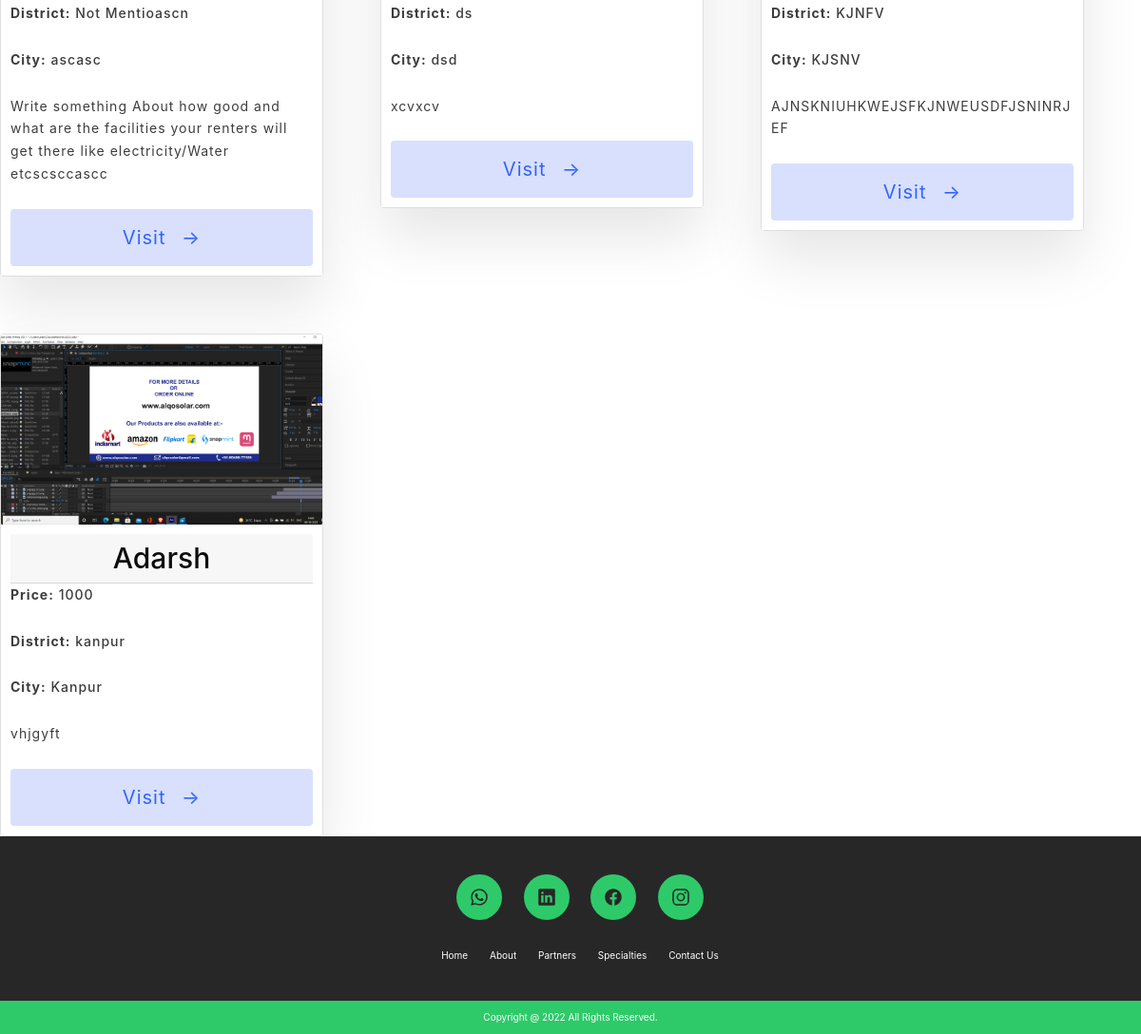
Before: / (lower part) with the older database file.
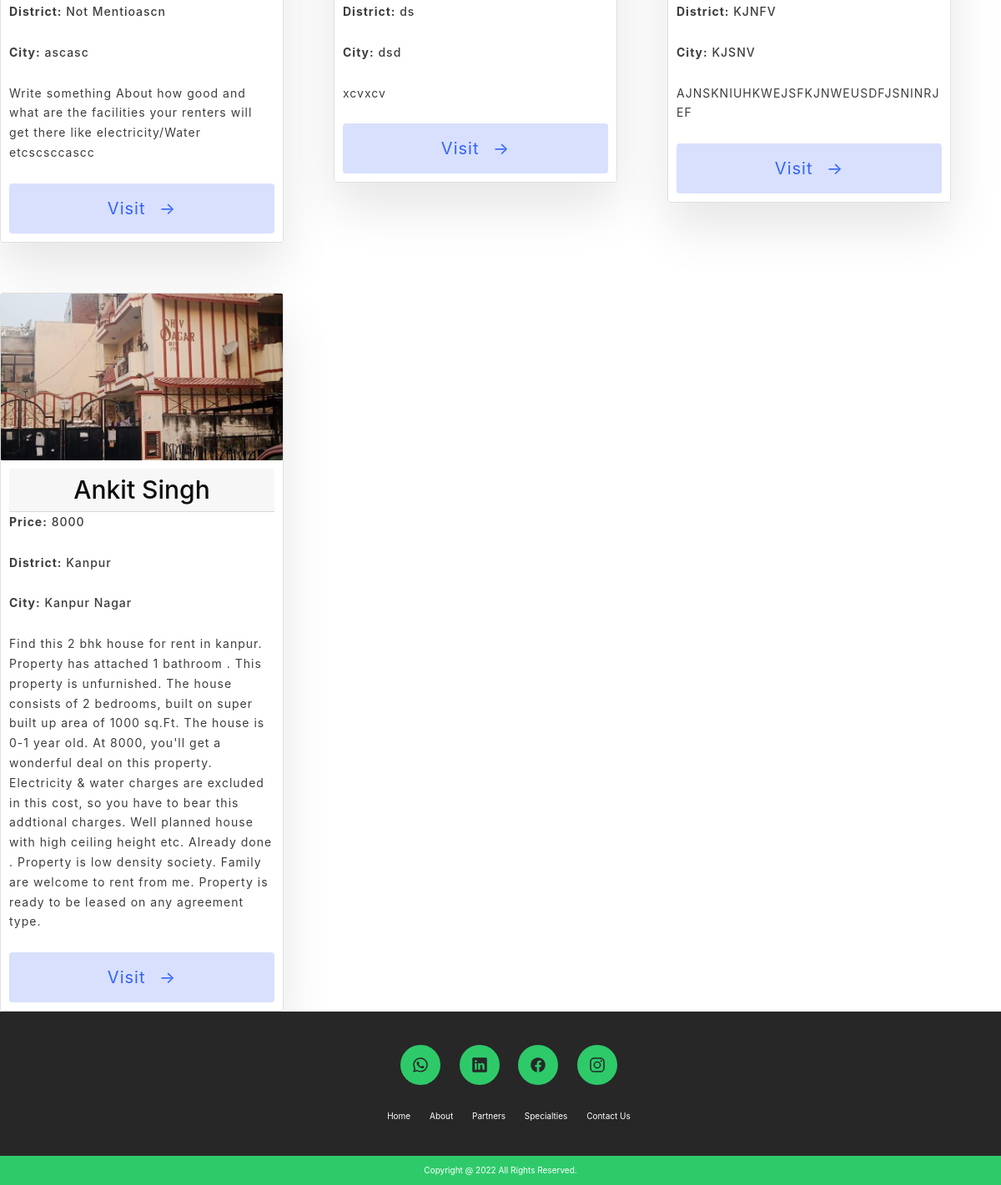
After: the same page with the newer database file.
### Rent/models.py (models this page shows)
class saveAd(models.Model):
    Owner_Name = models.CharField(max_length=100,null=True)
    Owner_pic = models.ImageField(upload_to='Housepic', null=True, blank=True)
    House_address  =models.TextField(null=False)
    Building_img1 = models.ImageField(upload_to='Housepic', null=True, blank=True)
    Room_img1 = models.ImageField(upload_to='Housepic', null=True, blank=True)
    Room_img2 = models.ImageField(upload_to='Housepic', null=True, blank=True)
    Room_img3 = models.ImageField(upload_to='Housepic', null=True, blank=True)
    House_type = models.CharField(max_length=100,null = False,default="2BHK/3BHK/SINGLE")
    AllowedFor = models.CharField(max_length=100, null=False, default="All")
    House_description = models.TextField(null = False,default="Write something About how good and what are the facilities your renters will get there like electricity/Water etc")
    city = models.CharField(max_length=100,null=False)
    state = models.CharField(max_length=100,null=False)
    district = models.CharField(max_length=100,null=False,default="Not Mention")
    pin_no = models.IntegerField(null=True)
    phone_no = models.CharField(max_length=100,default="")
    Alt_phone_no = models.CharField(max_length=100,default="")
    Price = models.IntegerField(null = True, default='1000')
    date_added = models.DateTimeField(auto_now_add=True)

### Rent/views.py (the view)
# urls.py: path('', views.index,name="RentHome"),
def index(request):
    AdData=saveAd.objects.all()
    return render(request,'Rent/html/index.html',{'AdData':AdData})

### templates/Rent/html/index.html (shortened to what this page needs)
{% extends 'base.html' %}
{% load static %}
{% block body %}
<link rel="stylesheet" type="text/css" href="/static/css/index.css">
<link rel="stylesheet" href="https://maxcdn.bootstrapcdn.com/bootstrap/4.0.0/css/bootstrap.min.css">
<section>
  <div class="grid">
    {% for n in AdData %}
    <div class="grid-item">
      <div class="card">
        <a href="houseDetails/{{n.id}}" class="image">
        <img class="card-img" src="/media/{{n.Building_img1}}"  alt="Ad" />
        </a>
        <div class="card-content">
          <h1 class="card-header">{{n.Owner_Name}}</h1>
          <h4 class="card-text"> <strong>Price:</strong> {{n.Price}}</h4>
          <h4 class="card-text"> <strong>District:</strong> {{n.district}}</h4>
          <h4 class="card-text"> <strong>City:</strong> {{n.city}}</h4>
          <p class="card-text">
            {{n.House_description}}
          </p>
          <a href="houseDetails/{{n.id}}">
            <button href="houseDetails/{{n.id}}" class="card-btn">Visit <span>&rarr;</span></button>
       </a>
        </div>
      </div>
    </div>
    {% endfor %}
  </div>
</section>
{% endblock body %}

### templates/base.html (shortened to what this page needs)
{% load static%}
<!DOCTYPE html>
<html lang="en">
  <head>
    <link rel="stylesheet" type="text/css" href="/static/css/base.css">
    <link
      href="https://cdn.jsdelivr.net/npm/bootstrap@5.2.0/dist/css/bootstrap.min.css"
      rel="stylesheet"
    />
  </head>
  <body>
    {% block body %} {% endblock body %}
  </body>
<body>
  <footer>
      <ul class="icons">
          <li><a href="#"><ion-icon name="logo-whatsapp"></ion-icon></a></li>
          <li><a href="#"><ion-icon name="logo-linkedin"></ion-icon></a></li>
          <li><a href="#"><ion-icon name="logo-facebook"></ion-icon></a></li>
          <li><a href="#"><ion-icon name="logo-instagram"></ion-icon></a></li>
      </ul>
      <ul class="menu">
              <li><a href="/">Home</a></li>
              <li><a href="#">About</a></li>
              <li><a href="#">Partners</a></li>
              <li><a href="#">Specialties</a></li>
              <li><a href="#">Contact Us</a></li>
      </ul>
          <div class="footer-copyright">
              <p>Copyright @ 2022 All Rights Reserved.</p>
          </div>
  </footer>
  </html>

### static/css/base.css (style rules this page uses)
* { margin: 0; padding: 0; box-sizing: inherit; }
html { height: 100%; }
body { font-family: 'Open Sans', sans-serif; display: flex; flex-direction: column; min-height: 100%; }
a { text-decoration: none; }
footer { background-color: #272727; text-align: center; text-transform: uppercase; padding-top: 30px; margin-top: auto; }
footer li { list-style: none; margin: 10px; display: inline-block; }
.icons a { background: #2eca6a; color: #272727; padding: 14px; font-size: 20px; border-radius: 100%; display: flex; }
.menu a { color: #ffffff; text-transform: capitalize; }
.footer-copyright { background-color:#2eca6a; color: #ffffff; padding: 10px; margin-top: 30px; text-transform: capitalize; }
.footer-copyright p { margin-bottom: 0px; }

### static/css/index.css (style rules this page uses)
* { margin: 0; padding: 0; }
html { box-sizing: border-box; font-size: 62.5%; }
body { background-color: #eee; font-family: "Poppins", sans-serif; display: flex; justify-content: center; min-height: 100vh; }
.grid { display: grid; width: 114em; grid-gap: 6rem; justify-content: center; grid-template-columns: repeat(auto-fit, minmax(30rem, 1fr)); align-items: start; }
.grid-item { background-color: #fff; border-radius: 0.4rem; overflow: hidden; box-shadow: 0 3rem 6rem rgba(0, 0, 0, 0.1); cursor: pointer; transition: 0.2s; }
.card-img { display: block; width: 100%; height: 20rem; object-fit: cover; }
.card-content { padding: 1rem; }
.card-header { font-size: 3rem; font-weight: 500; color: #0d0d0d; margin-bottom: 1.5rem; }
.card-text { font-size: 1.4rem; letter-spacing: 0.1rem; line-height: 1.7; color: #3d3d3d; margin-bottom: 2.5rem; }
.card-btn { display: block; width: 100%; padding: 1.5rem; font-size: 2rem; text-align: center; color: #3363ff; background-color: #d8e0fd; border: none; border-radius: 0.4rem; transition: 0.2s; cursor: pointer; letter-spacing: 0.1rem; }
.card-btn span { margin-left: 1rem; transition: 0.2s; }
.card { border-width: 0; }
h1 { text-align: center; }

Changed rows visible on the page:
removed saveAd: Building_img1 (picture), Owner_Name "Adarsh", Price "1000", district "kanpur", city "Kanpur", House_description "vhjgyft"
added saveAd: Building_img1 (picture), Owner_Name "Ankit Singh", Price "8000", district "Kanpur", city "Kanpur Nagar", House_description "Find this 2 bhk house for rent in kanpur. Property has attached 1 bathroom . This property is unfurnished. The house consists of 2 bedrooms, built on super built up area of 1000 sq.Ft. The house is 0-1 year old. At 8000, you'll get a wonderful deal on this property. Electricity & water charges are excluded in this cost, so you have to bear this addtional charges. Well planned house with high ceiling height etc. Already done . Property is low density society. Family are welcome to rent from me. Property is ready to be leased on any agreement type."
